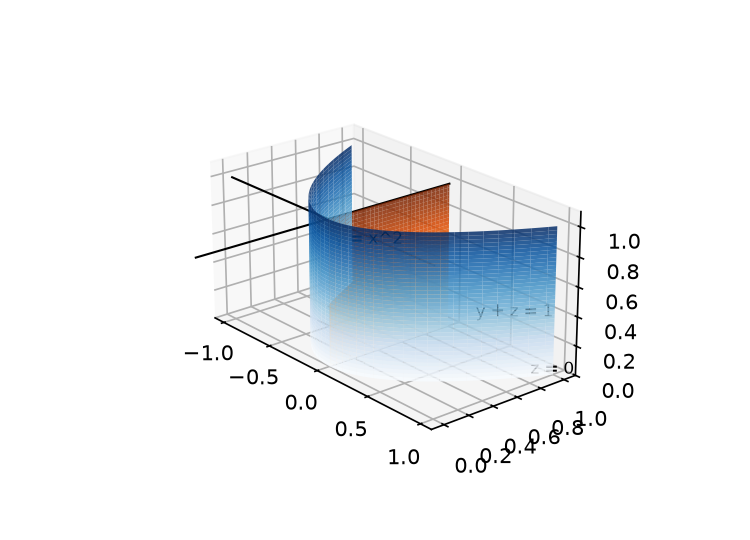

Recreate this plot in Python.
"""Save one labeled 3D figure of the solid."""
import matplotlib
matplotlib.use("Agg")
import matplotlib.pyplot as plt
import numpy as np
from mpl_toolkits.mplot3d import proj3d
fig, ax = plt.subplots(subplot_kw={"projection": "3d"}, figsize=(5, 3.6), dpi=150)
xg = np.linspace(-1, 1, 80)
zg = np.linspace(0, 1, 40)
X, Z = np.meshgrid(xg, zg)
Y = X ** 2
ax.plot_surface(X, Y, Z, cmap="Blues", alpha=0.85)
yg = np.linspace(0, 1, 60)
Zg = np.linspace(0, 1, 40)
Y2, Z2 = np.meshgrid(yg, Zg)
ax.plot_surface(np.zeros_like(Y2), Y2, Z2, cmap="Oranges", alpha=0.85)
xx = np.linspace(-1, 1, 80)
ax.plot(xx, np.zeros_like(xx), np.ones_like(xx) * 1, "k-", lw=1)
ax.plot(np.zeros_like(xx), xx, np.ones_like(xx) * 1, "k-", lw=1)
ax.set_xlim(-1.1, 1.1)
ax.set_ylim(-0.1, 1.1)
ax.set_zlim(0, 1.1)
ax.set_box_aspect((2.2, 1.2, 1.1))
ax.view_init(elev=22, azim=-40)
fig.canvas.draw()
def put(p, s):
    px, py, pz = proj3d.proj_transform(p[0], p[1], p[2], ax.get_proj())
    dx, dy = ax.transData.transform((px, py))
    fx = (dx - ax.bbox.x0) / (ax.bbox.x1 - ax.bbox.x0)
    fy = (dy - ax.bbox.y0) / (ax.bbox.y1 - ax.bbox.y0)
    return ax.text2D(fx, fy, s, transform=ax.transAxes, fontsize=8)
pts = [(-0.85, 0.7225, 0.4), (0.75, 0.5625, 0.4375), (0.9, 0.9, 0.0)]
labs = ["y = x^2", "y + z = 1", "z = 0"]
for p, s in zip(pts, labs):
    ok = False
    a = None
    for i in range(3):
        a = put(p, s)
        a.set_position((a.get_position()[0] + i * 0.03, a.get_position()[1] - i * 0.03))
        fig.canvas.draw()
        r = fig.canvas.get_renderer()
        b = a.get_window_extent(r)
        if ax.bbox.x0 - 1 <= b.x0 and b.x1 <= ax.bbox.x1 + 1 and ax.bbox.y0 - 1 <= b.y0 and b.y1 <= ax.bbox.y1 + 1:
            ok = True
            break
    if not ok and a is not None:
        a.remove()
fig.canvas.draw()
renderer = fig.canvas.get_renderer()
for a in list(ax.texts):
    box = a.get_window_extent(renderer)
    name = a.get_text() if hasattr(a, "get_text") else "text"
    assert ax.bbox.x0 - 1 <= box.x0 and box.x1 <= ax.bbox.x1 + 1, name
    assert ax.bbox.y0 - 1 <= box.y0 and box.y1 <= ax.bbox.y1 + 1, name
fig.savefig("calculus-15.7.21/solution/part1_figure1.png", dpi=150)
print("PASS figure")
